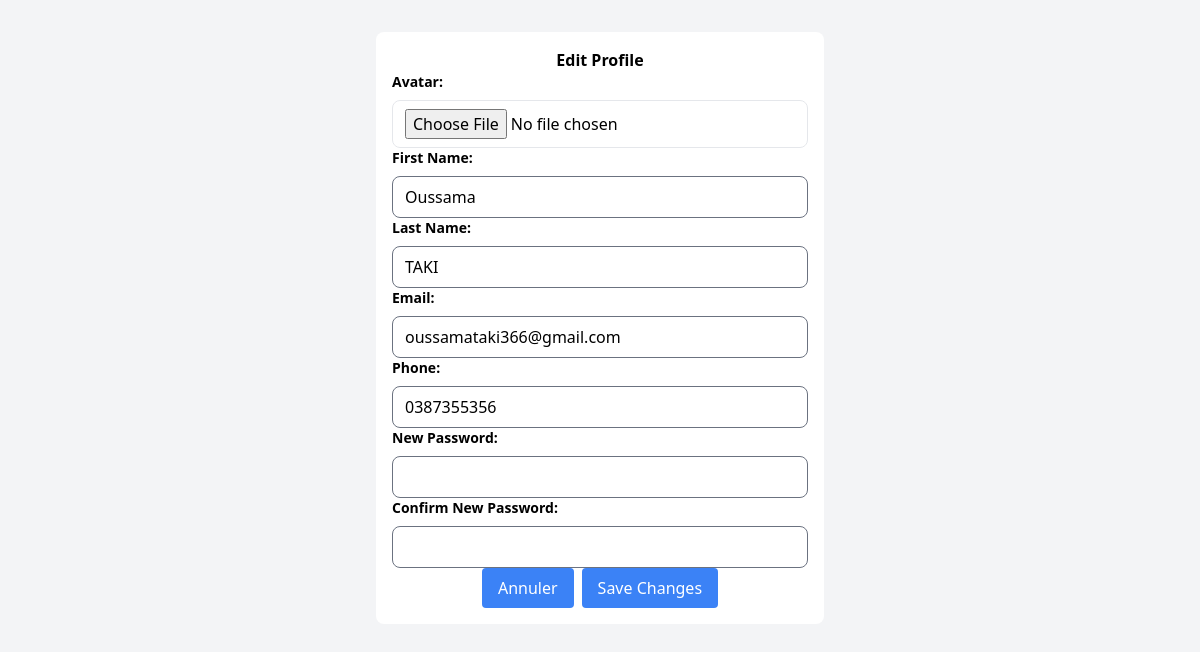
/Passenger/edit_profile.php?id=1, run on the app's committed database.
### tables this page shows
CREATE TABLE `user` (
  `USER_ID` int(11) NOT NULL,
  `ROLE_ID` int(11) NOT NULL,
  `FNAME` varchar(50) DEFAULT NULL,
  `LNAME` varchar(50) DEFAULT NULL,
  `EMAIL` varchar(150) DEFAULT NULL,
  `PASSWORD_HASH` varchar(128) DEFAULT NULL,
  `PHONE` varchar(10) DEFAULT NULL,
  `AVATAR` varchar(150) DEFAULT NULL
);

### Passenger/edit_profile.php (the view, shortened to what this page needs)
<?php
$con = cnx_pdo();
$user_id = isset($_GET['id']) ? (int)$_GET['id'] : 0;
$sql = "SELECT * FROM user WHERE USER_ID = :user_id";
$stmt = $con->prepare($sql);
$stmt->bindParam(':user_id', $user_id);
$stmt->execute();
$user = $stmt->fetch(PDO::FETCH_ASSOC);
?>
<!DOCTYPE html>
<html lang="en">
<head>
    <link href="../Assets/css/tailwind.css" rel="stylesheet">
</head>
<body class="bg-gray-100">
    <div class="container mx-auto py-8">
        <div class="max-w-md mx-auto bg-white rounded-lg overflow-hidden shadow-lg">
            <div class="p-4">
                <h1 class="text-3xl font-bold text-center mb-4">Edit Profile</h1>
                <form action="" method="POST" enctype="multipart/form-data">
                    <div class="mb-4">
                        <label for="avatar" class="block text-sm font-semibold mb-2">Avatar:</label>
                        <input type="file" id="avatar" name="avatar" accept="image/*" class="w-full px-3 py-2 border rounded-lg focus:outline-none focus:border-blue-500">
                    </div>
                    <div class="mb-4">
                        <label for="fname" class="block text-sm font-semibold mb-2">First Name:</label>
                        <input type="text" id="fname" name="fname" value="<?= htmlspecialchars($user['FNAME']) ?>" class="w-full px-3 py-2 border rounded-lg focus:outline-none focus:border-blue-500" required>
                    </div>
                    <div class="mb-4">
                        <label for="lname" class="block text-sm font-semibold mb-2">Last Name:</label>
                        <input type="text" id="lname" name="lname" value="<?= htmlspecialchars($user['LNAME']) ?>" class="w-full px-3 py-2 border rounded-lg focus:outline-none focus:border-blue-500" required>
                    </div>
                    <div class="mb-4">
                        <label for="email" class="block text-sm font-semibold mb-2">Email:</label>
                        <input type="email" id="email" name="email" value="<?= htmlspecialchars($user['EMAIL']) ?>" class="w-full px-3 py-2 border rounded-lg focus:outline-none focus:border-blue-500" required>
                    </div>
                    <div class="mb-4">
                        <label for="phone" class="block text-sm font-semibold mb-2">Phone:</label>
                        <input type="text" id="phone" name="phone" value="<?= htmlspecialchars($user['PHONE']) ?>" class="w-full px-3 py-2 border rounded-lg focus:outline-none focus:border-blue-500" required>
                    </div>
                    <div class="mb-4">
                        <label for="password" class="block text-sm font-semibold mb-2">New Password:</label>
                        <input type="password" id="password" name="password" class="w-full px-3 py-2 border rounded-lg focus:outline-none focus:border-blue-500">
                    </div>
                    <div class="mb-4">
                        <label for="confirm_password" class="block text-sm font-semibold mb-2">Confirm New Password:</label>
                        <input type="password" id="confirm_password" name="confirm_password" class="w-full px-3 py-2 border rounded-lg focus:outline-none focus:border-blue-500">
                    </div>
                    <div class="flex justify-center">
                        <a href="javascript:history.back()" class="px-4 py-2 bg-blue-500 text-white rounded hover:bg-blue-600">Annuler</a>
                        <button type="submit" class="px-4 py-2 bg-blue-500 text-white rounded hover:bg-blue-600 ml-2">Save Changes</button>
                    </div>
                </form>
            </div>
        </div>
    </div>
</body>
</html>

### data on the page
user: fname "Oussama", lname "TAKI", email "oussamataki366@gmail.com", phone "0387355356"
